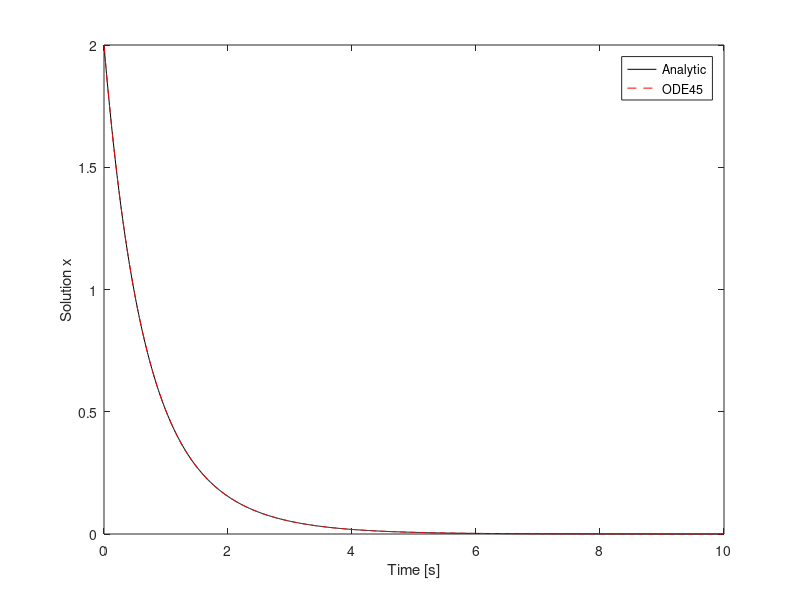

The MATLAB script that drew this image:
clear all, close all, clc

t = 0:.01:10;

y0 = [2; -3];


x = exp(-t)+exp(-2*t);
plot(t,x,'k');
hold on

A = [0 1; 
    -2 -3];
[t,y] = ode45(@(t,y) A*y, t, y0);
plot(t,y(:,1),'r--')
xlabel('Time [s]')
ylabel('Solution x')
legend('Analytic','ODE45')

%%  eigenvalues of A should be roots of characteristic equation!
eig(A)